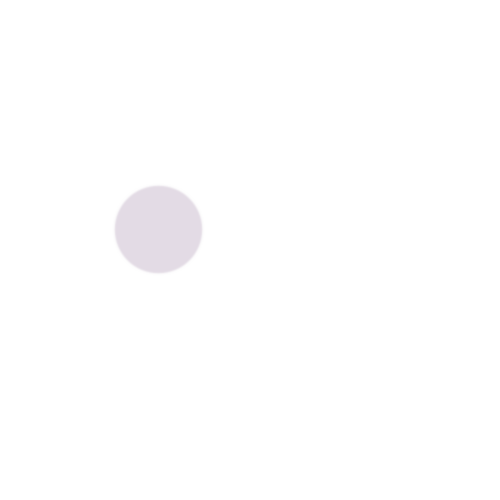
Frame 1 (no input)
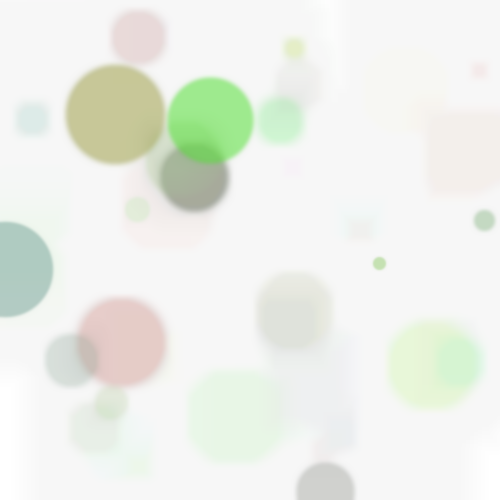
Frame 60 (the mouse pressed at the canvas centre just before this capture)
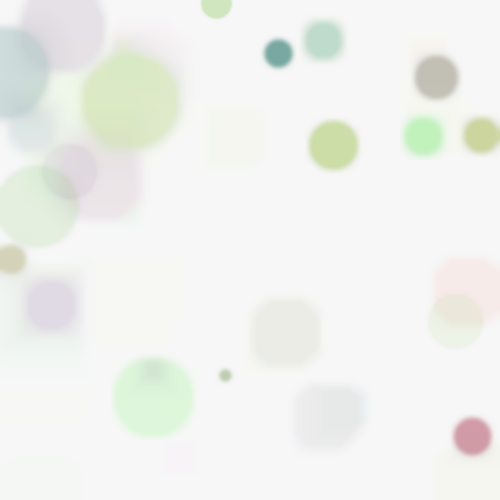
Frame 120 (the mouse held since frame 60 and released just before this capture)

The Processing sketch that drew these frames (run headless with seeded random() and noise(); from frame 60 on, the mouse is pressed at the canvas centre):

// Processing sketch: processing_120844
// ── processing_120844.pde

void setup(){
  size(500,500);
  background(255);
}

void draw() {
  noStroke();
  fill(255,15);
  rect(0, 0, width, height); // fades background
  noFill();
  stroke(random(160), random(220), random(120), random(200));
  strokeWeight(random(12,100));
  point(random(width),random(height));/*random(width),random(height));*/
  filter(BLUR);
  stroke(255);
  strokeWeight(152);
}
